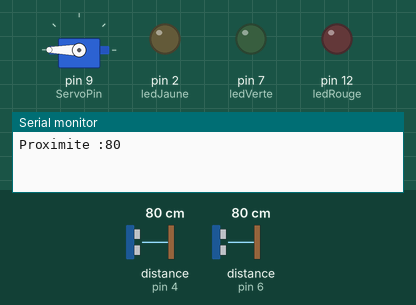
Recording of a sketch running on a simulated Arduino Uno, built with avr-gcc and run on an emulated ATmega328P. On the bench: servo, output pins drawn as LEDs (lit = HIGH), the last lines printed to the serial monitor. The test bench sets the inputs (shaded band); at power-on: distance to the obstacle (sensors on pin 6, pin 4) 80 cm. The modem accepts every AT command (registered, SIM ready, sends succeed) and sends nothing else.

Above: at 2.3 s.
2.4 s: distance to the obstacle (sensor on pin 6) set to 31 cm
9.4 s: distance to the obstacle (sensor on pin 6) set to 26 cm
At 12.4 s:
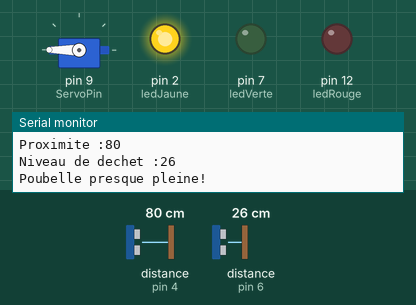
16.4 s: distance to the obstacle (sensor on pin 4) set to 21 cm
24.5 s: distance to the obstacle (sensor on pin 4) set to 17 cm
At 31.4 s:
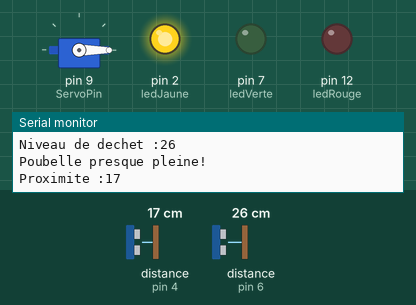
31.9 s: distance to the obstacle (sensor on pin 6) set to 21 cm
At 40.7 s:
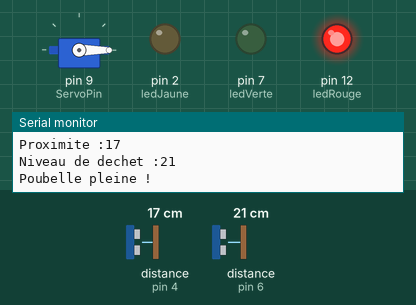
41.0 s: distance to the obstacle (sensor on pin 4) set to 35 cm
At 45.2 s:
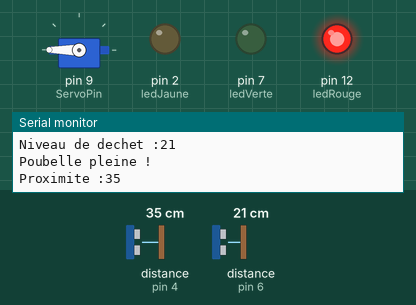
Timing chart, 0 to 46.7 s (numbered marks = the images above; inputs shaded):
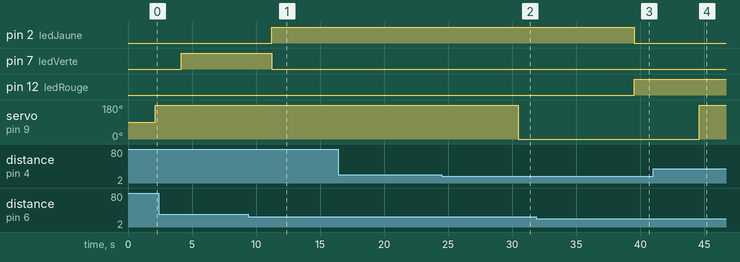

The sketch:

projetKaros.ino
```cpp
#include <Servo.h>
#include <SoftwareSerial.h>
#include <Ultrasonic.h>
#include <TinyGPS++.h>

Ultrasonic ultrasonic1(3, 4); // Proximité
Ultrasonic ultrasonic2(5, 6); // Niveau de saleté

String numero = "+23560579896";

int ServoPin = 9;
Servo monServo;

#define RX_PIN 11
#define TX_PIN 10
SoftwareSerial gsmSerial(RX_PIN, TX_PIN);

// LED Pins
int ledVerte = 7;  // Connectez la LED verte à la broche
int ledJaune = 2; // Connectez la LED jaune à la broche 8
int ledRouge = 12; // Connectez la LED rouge à la broche 12


void setup() {
  monServo.attach(ServoPin);

  pinMode(ledVerte, OUTPUT);
  pinMode(ledJaune, OUTPUT);
  pinMode(ledRouge, OUTPUT);

  gsmSerial.begin(9600);
  Serial.begin(9600);

  gsmSerial.println("AT");
  gsmSerial.println("AT+CMGF=1");
  delay(1000);
  gsmSerial.println("AT+CNMI=1,2,0,0,0\r");
  delay(100);
}

void loop() {
  // Proximité de la poubelle :
  int distance = ultrasonic1.read();
  Serial.print("Proximite :");
  Serial.println(distance);
  delay(1000);

  if (distance < 20) {
    monServo.write(0);
  } else {
    monServo.write(180); // Correction: 180 au lieu de 360 pour un servo standard
  }
  delay(1000);


  // Niveau de saleté et gestion des LEDs
  int distanceSalete = ultrasonic2.read();
  Serial.print("Niveau de dechet :");
  Serial.println(distanceSalete);
  delay(1000);

  // Logique des LEDs
  if (distanceSalete >= 30) {  // Plus grand ou égal à 30cm (ou valeur seuil)
    digitalWrite(ledVerte, HIGH);
    digitalWrite(ledJaune, LOW);
    digitalWrite(ledRouge, LOW);


    Serial.println("Poubelle est a 25 SUR 100 pleine !");

    // Envoi du SMS (seulement si la poubelle est pleine)
    gsmSerial.println("AT+CMGS=\"60579896\"\r");

    delay(3000);

    gsmSerial.println("Poubelle pleine ! Localisation : ENASTIC"); // + localisation

    gsmSerial.write((char)26);

    delay(1000);
  }


  else if (distanceSalete >= 24)

  { // Entre 24cm et 30cm
    digitalWrite(ledVerte, LOW);

    digitalWrite(ledJaune, HIGH);

    digitalWrite(ledRouge, LOW);


    Serial.println("Poubelle presque pleine!");

    // Envoi du SMS (seulement si la poubelle est pleine)
    gsmSerial.println("AT+CMGS=\"60579896\"\r");

    delay(3000);

    gsmSerial.println("Poubelle presque pleine ! Localisation : ENASTIC"); // + localisation

    gsmSerial.write((char)26);

    delay(1000);
  }
  else
  {                               // Moins de 24cm
    digitalWrite(ledVerte, LOW);

    digitalWrite(ledJaune, LOW);

    digitalWrite(ledRouge, HIGH);

    Serial.println("Poubelle pleine !");

    // Envoi du SMS (seulement si la poubelle est pleine)
    gsmSerial.println("AT+CMGS=\"60579896\"\r");

    delay(3000);

    gsmSerial.println("Poubelle pleine ! Localisation : ENASTIC"); // + localisation

    gsmSerial.write((char)26);

    delay(1000);
  }


}
```

Measured:
- the behaviour switches between 30 and 29 cm on distance to the obstacle (sensor on pin 6) (found by bisection; images 0 and 1)
- the behaviour switches between 20 and 19 cm on distance to the obstacle (sensor on pin 4) (found by bisection; images 1 and 2)
- the behaviour switches between 24 and 23 cm on distance to the obstacle (sensor on pin 6) (found by bisection; images 2 and 3)
- after the input at 9.4 s, pin 2 (ledJaune): LOW → HIGH after 1.8 s; pin 7 (ledVerte): HIGH → LOW after 1.8 s
- after the input at 24.5 s, servo on pin 9 (ServoPin): 180° → 0° after 6.0 s
- after the input at 31.9 s, pin 2 (ledJaune): HIGH → LOW after 7.6 s; pin 12 (ledRouge): LOW → HIGH after 7.6 s
- after the input at 41.0 s, servo on pin 9 (ServoPin): 0° → 180° after 3.6 s
